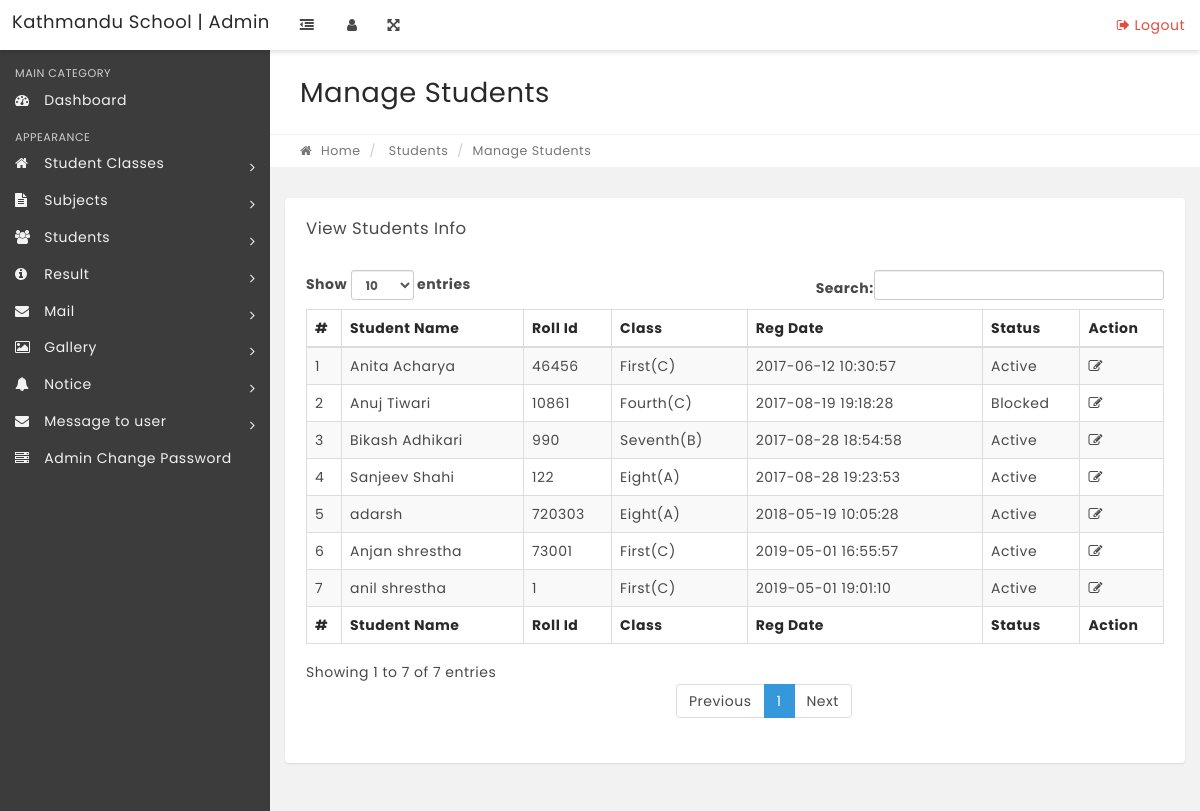
Screenshot of /manage-results.php with the database file from the repository.
### tables this page shows
CREATE TABLE IF NOT EXISTS `tblstudents` (
  `StudentId` int(11) NOT NULL AUTO_INCREMENT,
  `StudentName` varchar(100) NOT NULL,
  `RollId` varchar(100) NOT NULL,
  `StudentEmail` varchar(100) NOT NULL,
  `Gender` varchar(10) NOT NULL,
  `DOB` varchar(100) NOT NULL,
  `ClassId` int(11) NOT NULL,
  `RegDate` timestamp NOT NULL DEFAULT CURRENT_TIMESTAMP,
  `UpdationDate` timestamp NULL DEFAULT NULL ON UPDATE CURRENT_TIMESTAMP,
  `Status` int(1) NOT NULL,
  PRIMARY KEY (`StudentId`)
);

### manage-results.php (the view, shortened to what this page needs)
<?php
include('includes/config.php');
if(strlen($_SESSION['alogin'])=="")
    {
    header("Location: index.php");
    }
    else{
?>
<!DOCTYPE html>
<html lang="en">
    <head>
		<link rel="stylesheet" type="text/css2" href="styles/style.css" />
        <link rel="stylesheet" href="css2/bootstrap.min.css" media="screen" >
        <link rel="stylesheet" href="css2/font-awesome.min.css" media="screen" >
        <link rel="stylesheet" href="css2/animate-css/animate.min.css" media="screen" >
        <link rel="stylesheet" href="css2lobipanel/lobipanel.min.css" media="screen" >
        <link rel="stylesheet" href="css2/prism/prism.css" media="screen" >
        <link rel="stylesheet" type="text/css2" href="js/DataTables/datatables.min.css"/>
        <link rel="stylesheet" href="css2/main.css" media="screen" >
    </head>
    <body class="top-navbar-fixed">
        <div class="main-wrapper">
   <?php include('includes/topbar.php');?>
            <div class="content-wrapper">
                <div class="content-container">
<?php include('includes/leftbar.php');?>
                    <div class="main-page">
                        <div class="container-fluid">
                            <div class="row page-title-div">
                                <div class="col-md-6">
                                    <h2 class="title">Manage Students</h2>
                                </div>
                            </div>
                            <div class="row breadcrumb-div">
                                <div class="col-md-6">
                                    <ul class="breadcrumb">
            							<li><a href="dashboard.php"><i class="fa fa-home"></i> Home</a></li>
                                        <li> Students</li>
            							<li class="active">Manage Students</li>
            						</ul>
                                </div>
                            </div>
                        </div>
                        <section class="section">
                            <div class="container-fluid">
                                <div class="row">
                                    <div class="col-md-12">
                                        <div class="panel">
                                            <div class="panel-heading">
                                                <div class="panel-title">
                                                    <h5>View Students Info</h5>
                                                </div>
                                            </div>
                                            <div class="panel-body p-20">
                                                <table id="example" class="display table table-striped table-bordered" cellspacing="0" width="100%">
                                                    <thead>
                                                        <tr>
                                                            <th>#</th>
                                                            <th>Student Name</th>
                                                            <th>Roll Id</th>
                                                            <th>Class</th>
                                                            <th>Reg Date</th>
                                                            <th>Status</th>
                                                            <th>Action</th>
                                                        </tr>
                                                    </thead>
                                                    <tfoot>
                                                        <tr>
                                                          <th>#</th>
                                                            <th>Student Name</th>
                                                            <th>Roll Id</th>
                                                            <th>Class</th>
                                                            <th>Reg Date</th>
                                                            <th>Status</th>
                                                            <th>Action</th>
                                                        </tr>
                                                    </tfoot>
                                                    <tbody>
<?php $sql = "SELECT  distinct tblstudents.StudentName,tblstudents.RollId,tblstudents.RegDate,tblstudents.StudentId,tblstudents.Status,tblclasses.ClassName,tblclasses.Section from tblresult2 join tblstudents on tblstudents.StudentId=tblresult2.StudentId  join tblclasses on tblclasses.id=tblresult2.ClassId";
$query = $dbh->prepare($sql);
$query->execute();
$results=$query->fetchAll(PDO::FETCH_OBJ);
$cnt=1;
if($query->rowCount() > 0)
{
foreach($results as $result)
{   ?>
<tr>
 <td><?php echo htmlentities($cnt);?></td>
                                                            <td><?php echo htmlentities($result->StudentName);?></td>
                                                            <td><?php echo htmlentities($result->RollId);?></td>
                                                            <td><?php echo htmlentities($result->ClassName);?>(<?php echo htmlentities($result->Section);?>)</td>
                                                            <td><?php echo htmlentities($result->RegDate);?></td>
                                                             <td><?php if($result->Status==1){
echo htmlentities('Active');
}
else{
   echo htmlentities('Blocked');
}
                                                                ?></td>
<td>
<a href="edit-result2.php?stid=<?php echo htmlentities($result->StudentId);?>"><i class="fa fa-edit" title="Edit Record"></i> </a>
</td>
</tr>
<?php $cnt=$cnt+1;}} ?>
                                                    </tbody>
                                                </table>
                                            </div>
                                        </div>
                                    </div>
                                                </div>
                                            </div>
                                        </div>
                                    </div>
                                </div>
                            </div>
    </body>
</html>
<?php } ?>

### rows the page displays
tblstudents: StudentName "Anita Acharya", RollId "46456", ClassName "First", Section "C", RegDate "2017-06-12 10:30:57"
tblstudents: StudentName "Anuj Tiwari", RollId "10861", ClassName "Fourth", Section "C", RegDate "2017-08-19 19:18:28"
tblstudents: StudentName "Bikash Adhikari", RollId "990", ClassName "Seventh", Section "B", RegDate "2017-08-28 18:54:58"
tblstudents: StudentName "Sanjeev Shahi", RollId "122", ClassName "Eight", Section "A", RegDate "2017-08-28 19:23:53"
tblstudents: StudentName "adarsh", RollId "720303", ClassName "Eight", Section "A", RegDate "2018-05-19 10:05:28"
tblstudents: StudentName "Anjan shrestha", RollId "73001", ClassName "First", Section "C", RegDate "2019-05-01 16:55:57"
tblstudents: StudentName "anil shrestha", RollId "1", ClassName "First", Section "C", RegDate "2019-05-01 19:01:10"
